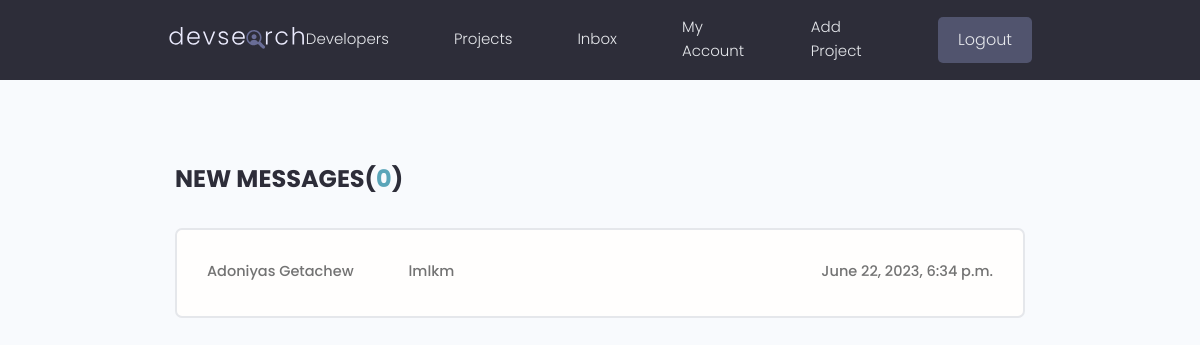
Page /inbox (signed in) on the committed database.
### users/models.py (models this page shows, shortened)
class Message(models.Model):
    id = models.UUIDField(default=uuid4, primary_key=True, editable=False )
    sender = models.ForeignKey(Profile, on_delete= models.SET_NULL, null = True,  blank=True)
    recipiebt = models.ForeignKey(Profile, on_delete= models.SET_NULL, null = True,  blank=True, related_name="messages")
    name = models.CharField(max_length=200, null=True, blank=True)
    email = models.CharField(max_length=200, null=True, blank=True)
    subject = models.CharField(max_length=200, null=True, blank=True)
    body = models.TextField()
    is_read = models.BooleanField(default=False, null= True)
    created_at = models.DateTimeField(auto_now_add=True)
    class Meta:
        ordering = ['is_read', '-created_at']

### users/views.py (the view)
# urls.py: path("inbox", views.inbox, name='inbox'),
@login_required(login_url="login")
def inbox(request):
    profile = request.user.profile
    messageRequests = profile.messages.all()
    unreadCount = messageRequests.filter(is_read=False).count()
    context ={"messageRequests":messageRequests, "unreadCount":unreadCount}
    return render(request, 'users/inbox.html', context)

### users/templates/users/inbox.html
{% extends 'base.html' %}
{% block content %}
<main class="inbox my-xl">
    <div class="content-box">
      <h3 class="inbox__title">New Messages(<span>{{unreadCount}}</span>)</h3>
      <ul class="messages">
        {% for message in messageRequests %}
        {% if message.is_read == False %}
        <li class="message message--unread">
          <a href="{% url 'message' message.id %}">
            <span class="message__author">{{message.name}}</span>
            <span class="message__subject">{{message.subject}}</span>
            <span class="message__date">{{message.created_at}}</span>
          </a>
        </li>
        {% else %}
        <li class="message">
          <a href="{% url 'message' message.id %}">
            <span class="message__author">{{message.name}}</span>
            <span class="message__subject">{{message.subject}}</span>
            <span class="message__date">{{message.created_at}}</span>
          </a>
        </li>
        {% endif %}
        {% endfor %}
      </ul>
    </div>
  </main>
{% endblock %}

### static/styles/app.css (style rules this page uses)
:root { --color-sub: #2d2d39; }
.content-box { width: 95%; max-width: 85rem; margin: 0 auto; }
.inbox { height: 90vh; }
.inbox__title, .inbox__title span { font-size: 2.4rem; font-weight: 700; color: var(--color-sub); text-transform: uppercase; text-align: left; margin-bottom: 3rem; }
.inbox__title span { color: var(--color-main); }
.messages { list-style: none; background: var(--color-white); padding: 0.5rem 3rem; border: 2px solid var(--color-light); border-radius: 0.7rem; }
.message { padding: 2.5rem 0; }
.message > a span { font-size: 1.45rem; font-weight: 500; }
.message > a { display: flex; gap: 1rem; }
.message__author, .message__date { flex-basis: 25%; }
.message__subject { flex-basis: 50%; }
.message__date { text-align: right; }

### static/uikit/styles/modules/_variables.css (style rules this page uses)
:root { --color-main: #5aa5b9; --color-main-light: #e6faff; --color-sub: #3f4156; --color-sub-light: #51546e; --color-sub-lighter: #ededfd; --color-text: #737373; --color-gray: #8b8b8b; --color-light: #e5e7eb; --color-light-gray: #767676; --color-bg: #f8fafd; --color-white: #fffefd; --color-white-light: #f3f3f3; --color-success: #359e64; --color-success-bg: #def8e8; --color-error: #fc4b0b; --color-error-bg: #fff2ee; --font-base: 'Poppins', arial, helvetica, 'Segoe UI', roboto, ubuntu, sans-serif; --font-monospace: 'Fira Code', 'Courier New', courier, monospace; --font-regular: 300; --font-medium: 500; --font-bold: 700; --generic-shadow: 1px 1px 5px #00000010; --generic-transition: all 0.3s ease-in-out; }

### static/uikit/styles/modules/_base.css (style rules this page uses)
* { margin: 0; padding: 0; box-sizing: border-box; text-rendering: optimizeLegibility; color: inherit; font-size: inherit; }
html { font-size: 50%; }
@media only screen and (min-width: 480px) { html { font-size: 56.25%; } }
@media only screen and (min-width: 1200px) { html { font-size: 62.5%; } }
body { line-height: 1.6; font-weight: 400; font-size: 1.5rem; color: var(--color-text); background-color: var(--color-bg); min-height: 100vh; }

### static/uikit/styles/modules/_typography.css (style rules this page uses)
* { font-family: var(--font-base); }
h3 { font-size: 3.2rem; font-weight: var(--font-medium); }
p, span, strong { font-size: 1.6rem; color: var(--color-text); font-weight: var(--font-regular); }
a { padding-bottom: 2px; text-decoration: none; display: inline-block; color: var(--color-main); font-weight: var(--font-medium); }

### static/uikit/styles/modules/_utilities.css (style rules this page uses)
.my-xl { margin: 8rem auto; }

### rows in the picture
Message: name "Adoniyas Getachew", subject "lmlkm", created_at "June 22, 2023, 6:34 p.m."

### other values in the picture
{{ unreadCount }} "0"
